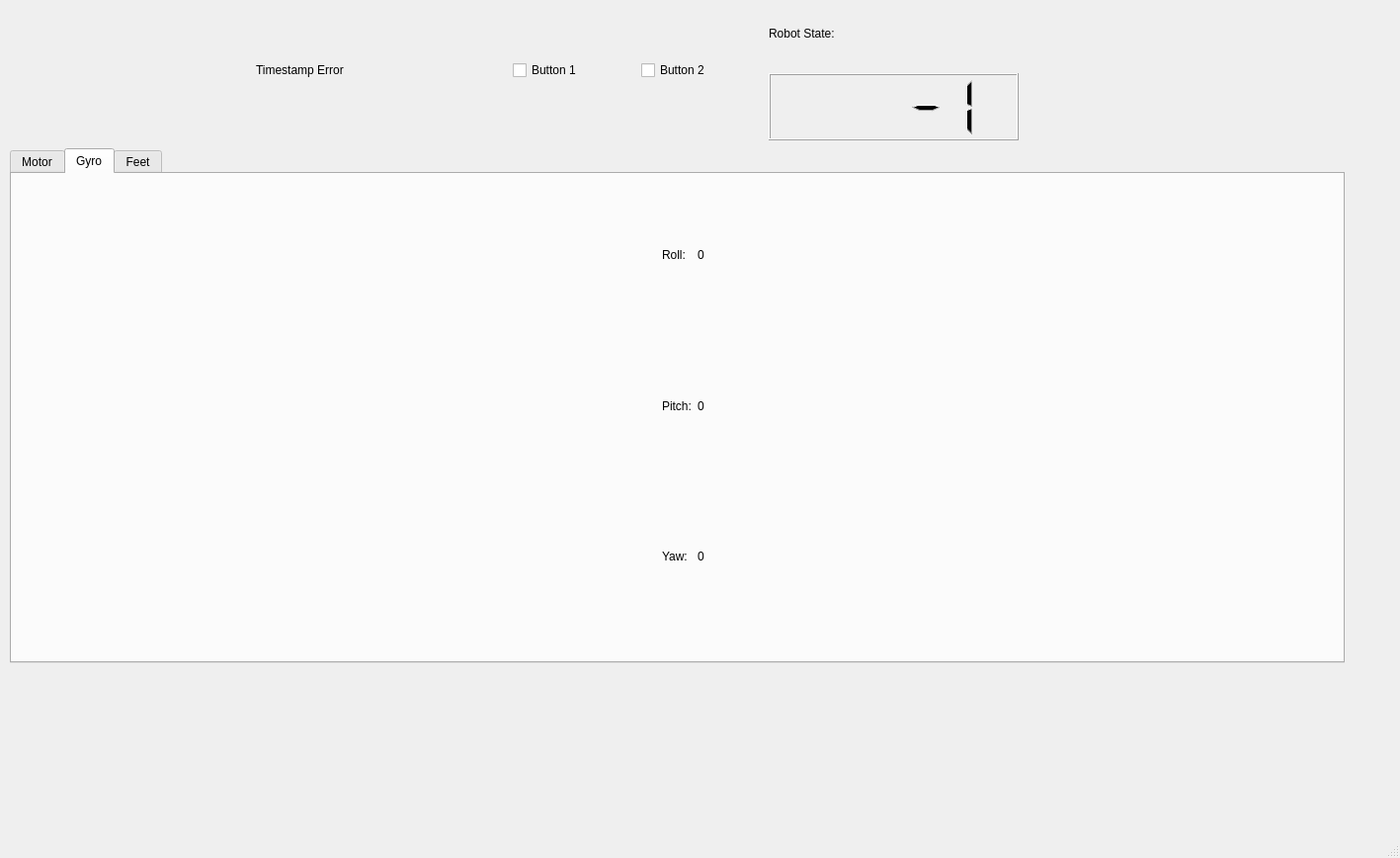
<?xml version="1.0" encoding="UTF-8"?>
<ui version="4.0">
 <class>MainWindow</class>
 <widget class="QMainWindow" name="MainWindow">
  <property name="geometry">
   <rect>
    <x>0</x>
    <y>0</y>
    <width>1417</width>
    <height>868</height>
   </rect>
  </property>
  <property name="windowTitle">
   <string>MainWindow</string>
  </property>
  <property name="tabShape">
   <enum>QTabWidget::Rounded</enum>
  </property>
  <widget class="QWidget" name="centralwidget">
   <widget class="QWidget" name="horizontalLayoutWidget">
    <property name="geometry">
     <rect>
      <x>0</x>
      <y>0</y>
      <width>1031</width>
      <height>142</height>
     </rect>
    </property>
    <layout class="QHBoxLayout" name="horizontalLayout">
     <item>
      <widget class="QLabel" name="label">
       <property name="sizeIncrement">
        <size>
         <width>0</width>
         <height>0</height>
        </size>
       </property>
       <property name="baseSize">
        <size>
         <width>0</width>
         <height>0</height>
        </size>
       </property>
       <property name="styleSheet">
        <string notr="true"/>
       </property>
       <property name="lineWidth">
        <number>0</number>
       </property>
       <property name="text">
        <string/>
       </property>
       <property name="pixmap">
        <pixmap>../../../../../../../../../../../RobocupPraktikum/hardware_info/resource/bitbots_logo.png</pixmap>
       </property>
       <property name="scaledContents">
        <bool>false</bool>
       </property>
       <property name="alignment">
        <set>Qt::AlignCenter</set>
       </property>
      </widget>
     </item>
     <item>
      <layout class="QVBoxLayout" name="verticalLayout_4">
       <item>
        <widget class="QLabel" name="label_13">
         <property name="text">
          <string>Timestamp Error</string>
         </property>
        </widget>
       </item>
      </layout>
     </item>
     <item>
      <layout class="QGridLayout" name="gridLayout_2">
       <item row="0" column="0">
        <widget class="QCheckBox" name="checkBox">
         <property name="text">
          <string>Button 1</string>
         </property>
         <property name="checkable">
          <bool>false</bool>
         </property>
        </widget>
       </item>
       <item row="0" column="1">
        <widget class="QCheckBox" name="checkBox_3">
         <property name="text">
          <string>Button 2</string>
         </property>
         <property name="checkable">
          <bool>false</bool>
         </property>
        </widget>
       </item>
      </layout>
     </item>
     <item>
      <layout class="QVBoxLayout" name="verticalLayout_6">
       <item>
        <widget class="QLabel" name="label_12">
         <property name="text">
          <string>Robot State:</string>
         </property>
        </widget>
       </item>
       <item>
        <widget class="QLCDNumber" name="RobotState">
         <property name="value" stdset="0">
          <double>-1.000000000000000</double>
         </property>
        </widget>
       </item>
      </layout>
     </item>
     <item>
      <layout class="QVBoxLayout" name="verticalLayout_2"/>
     </item>
    </layout>
   </widget>
   <widget class="QTabWidget" name="tabWidget">
    <property name="geometry">
     <rect>
      <x>10</x>
      <y>150</y>
      <width>1351</width>
      <height>521</height>
     </rect>
    </property>
    <property name="sizeIncrement">
     <size>
      <width>0</width>
      <height>0</height>
     </size>
    </property>
    <property name="whatsThis">
     <string>&lt;html&gt;&lt;head/&gt;&lt;body&gt;&lt;p&gt;Motor&lt;/p&gt;&lt;p&gt;&lt;br/&gt;&lt;/p&gt;&lt;/body&gt;&lt;/html&gt;</string>
    </property>
    <property name="currentIndex">
     <number>1</number>
    </property>
    <widget class="QWidget" name="Motor">
     <attribute name="title">
      <string>Motor</string>
     </attribute>
     <widget class="QWidget" name="verticalLayoutWidget">
      <property name="geometry">
       <rect>
        <x>0</x>
        <y>0</y>
        <width>1241</width>
        <height>481</height>
       </rect>
      </property>
      <layout class="QVBoxLayout" name="verticalLayout">
       <item>
        <widget class="QTabWidget" name="GraphenView">
         <property name="sizePolicy">
          <sizepolicy hsizetype="Expanding" vsizetype="Expanding">
           <horstretch>0</horstretch>
           <verstretch>0</verstretch>
          </sizepolicy>
         </property>
         <property name="minimumSize">
          <size>
           <width>0</width>
           <height>0</height>
          </size>
         </property>
         <property name="currentIndex">
          <number>0</number>
         </property>
         <widget class="QWidget" name="NumerischeWerte">
          <attribute name="title">
           <string>Numerische Werte</string>
          </attribute>
          <widget class="QTableView" name="TabelleMotorenRohwerte">
           <property name="geometry">
            <rect>
             <x>0</x>
             <y>0</y>
             <width>1231</width>
             <height>451</height>
            </rect>
           </property>
          </widget>
          <widget class="QTableWidget" name="tableWidget">
           <property name="enabled">
            <bool>true</bool>
           </property>
           <property name="geometry">
            <rect>
             <x>0</x>
             <y>0</y>
             <width>1221</width>
             <height>221</height>
            </rect>
           </property>
           <property name="baseSize">
            <size>
             <width>0</width>
             <height>0</height>
            </size>
           </property>
           <property name="sizeAdjustPolicy">
            <enum>QAbstractScrollArea::AdjustToContents</enum>
           </property>
           <property name="alternatingRowColors">
            <bool>true</bool>
           </property>
           <row>
            <property name="text">
             <string>Status</string>
            </property>
           </row>
           <row>
            <property name="text">
             <string>Temperatur</string>
            </property>
           </row>
           <row>
            <property name="text">
             <string>Torque</string>
            </property>
           </row>
           <row>
            <property name="text">
             <string>Voltage</string>
            </property>
           </row>
           <row>
            <property name="text">
             <string>Error Byte</string>
            </property>
           </row>
           <row>
            <property name="text">
             <string>Position</string>
            </property>
           </row>
           <column>
            <property name="text">
             <string>M1</string>
            </property>
           </column>
           <column>
            <property name="text">
             <string>M2</string>
            </property>
           </column>
           <column>
            <property name="text">
             <string>M3</string>
            </property>
           </column>
           <column>
            <property name="text">
             <string>M4</string>
            </property>
           </column>
           <column>
            <property name="text">
             <string>M5</string>
            </property>
           </column>
           <column>
            <property name="text">
             <string>M6</string>
            </property>
           </column>
           <column>
            <property name="text">
             <string>M7</string>
            </property>
           </column>
           <column>
            <property name="text">
             <string>M8</string>
            </property>
           </column>
           <column>
            <property name="text">
             <string>M9</string>
            </property>
           </column>
           <column>
            <property name="text">
             <string>M10</string>
            </property>
           </column>
           <item row="0" column="0">
            <property name="text">
             <string/>
            </property>
            <property name="flags">
             <set>ItemIsSelectable|ItemIsDragEnabled|ItemIsEnabled</set>
            </property>
           </item>
           <item row="0" column="1">
            <property name="text">
             <string/>
            </property>
            <property name="flags">
             <set>ItemIsSelectable|ItemIsDragEnabled|ItemIsEnabled</set>
            </property>
           </item>
           <item row="0" column="2">
            <property name="text">
             <string/>
            </property>
            <property name="flags">
             <set>ItemIsSelectable|ItemIsDragEnabled|ItemIsEnabled</set>
            </property>
           </item>
           <item row="0" column="3">
            <property name="text">
             <string/>
            </property>
            <property name="flags">
             <set>ItemIsSelectable|ItemIsDragEnabled|ItemIsEnabled</set>
            </property>
           </item>
           <item row="0" column="4">
            <property name="text">
             <string/>
            </property>
            <property name="flags">
             <set>ItemIsSelectable|ItemIsDragEnabled|ItemIsEnabled</set>
            </property>
           </item>
           <item row="0" column="5">
            <property name="text">
             <string/>
            </property>
            <property name="flags">
             <set>ItemIsSelectable|ItemIsDragEnabled|ItemIsEnabled</set>
            </property>
           </item>
           <item row="0" column="6">
            <property name="text">
             <string/>
            </property>
            <property name="flags">
             <set>ItemIsSelectable|ItemIsDragEnabled|ItemIsEnabled</set>
            </property>
           </item>
           <item row="0" column="7">
            <property name="text">
             <string/>
            </property>
            <property name="flags">
             <set>ItemIsSelectable|ItemIsDragEnabled|ItemIsEnabled</set>
            </property>
           </item>
           <item row="0" column="8">
            <property name="text">
             <string/>
            </property>
            <property name="flags">
             <set>ItemIsSelectable|ItemIsDragEnabled|ItemIsEnabled</set>
            </property>
           </item>
           <item row="0" column="9">
            <property name="text">
             <string/>
            </property>
            <property name="flags">
             <set>ItemIsSelectable|ItemIsDragEnabled|ItemIsEnabled</set>
            </property>
           </item>
           <item row="1" column="0">
            <property name="text">
             <string/>
            </property>
            <property name="flags">
             <set>ItemIsSelectable|ItemIsDragEnabled|ItemIsEnabled</set>
            </property>
           </item>
           <item row="1" column="1">
            <property name="text">
             <string/>
            </property>
            <property name="flags">
             <set>ItemIsSelectable|ItemIsDragEnabled|ItemIsEnabled</set>
            </property>
           </item>
           <item row="1" column="2">
            <property name="text">
             <string/>
            </property>
            <property name="flags">
             <set>ItemIsSelectable|ItemIsDragEnabled|ItemIsEnabled</set>
            </property>
           </item>
           <item row="1" column="3">
            <property name="text">
             <string/>
            </property>
            <property name="flags">
             <set>ItemIsSelectable|ItemIsDragEnabled|ItemIsEnabled</set>
            </property>
           </item>
           <item row="1" column="4">
            <property name="text">
             <string/>
            </property>
            <property name="flags">
             <set>ItemIsSelectable|ItemIsDragEnabled|ItemIsEnabled</set>
            </property>
           </item>
           <item row="1" column="5">
            <property name="text">
             <string/>
            </property>
            <property name="flags">
             <set>ItemIsSelectable|ItemIsDragEnabled|ItemIsEnabled</set>
            </property>
           </item>
           <item row="1" column="6">
            <property name="text">
             <string/>
            </property>
            <property name="flags">
             <set>ItemIsSelectable|ItemIsDragEnabled|ItemIsEnabled</set>
            </property>
           </item>
           <item row="1" column="7">
            <property name="text">
             <string/>
            </property>
            <property name="flags">
             <set>ItemIsSelectable|ItemIsDragEnabled|ItemIsEnabled</set>
            </property>
           </item>
           <item row="1" column="8">
            <property name="text">
             <string/>
            </property>
            <property name="flags">
             <set>ItemIsSelectable|ItemIsDragEnabled|ItemIsEnabled</set>
            </property>
           </item>
           <item row="1" column="9">
            <property name="text">
             <string/>
            </property>
            <property name="flags">
             <set>ItemIsSelectable|ItemIsDragEnabled|ItemIsEnabled</set>
            </property>
           </item>
           <item row="2" column="0">
            <property name="text">
             <string/>
            </property>
            <property name="flags">
             <set>ItemIsSelectable|ItemIsDragEnabled|ItemIsEnabled</set>
            </property>
           </item>
           <item row="2" column="1">
            <property name="text">
             <string/>
            </property>
            <property name="flags">
             <set>ItemIsSelectable|ItemIsDragEnabled|ItemIsEnabled</set>
            </property>
           </item>
           <item row="2" column="2">
            <property name="text">
             <string/>
            </property>
            <property name="flags">
             <set>ItemIsSelectable|ItemIsDragEnabled|ItemIsEnabled</set>
            </property>
           </item>
           <item row="2" column="3">
            <property name="text">
             <string/>
            </property>
            <property name="flags">
             <set>ItemIsSelectable|ItemIsDragEnabled|ItemIsEnabled</set>
            </property>
           </item>
           <item row="2" column="4">
            <property name="text">
             <string/>
            </property>
            <property name="flags">
             <set>ItemIsSelectable|ItemIsDragEnabled|ItemIsEnabled</set>
            </property>
           </item>
           <item row="2" column="5">
            <property name="text">
             <string/>
            </property>
            <property name="flags">
             <set>ItemIsSelectable|ItemIsDragEnabled|ItemIsEnabled</set>
            </property>
           </item>
           <item row="2" column="6">
            <property name="text">
             <string/>
            </property>
            <property name="flags">
             <set>ItemIsSelectable|ItemIsDragEnabled|ItemIsEnabled</set>
            </property>
           </item>
           <item row="2" column="7">
            <property name="text">
             <string/>
            </property>
            <property name="flags">
             <set>ItemIsSelectable|ItemIsDragEnabled|ItemIsEnabled</set>
            </property>
           </item>
           <item row="2" column="8">
            <property name="text">
             <string/>
            </property>
            <property name="flags">
             <set>ItemIsSelectable|ItemIsDragEnabled|ItemIsEnabled</set>
            </property>
           </item>
           <item row="2" column="9">
            <property name="text">
             <string/>
            </property>
            <property name="flags">
             <set>ItemIsSelectable|ItemIsDragEnabled|ItemIsEnabled</set>
            </property>
           </item>
           <item row="3" column="0">
            <property name="text">
             <string/>
            </property>
            <property name="flags">
             <set>ItemIsSelectable|ItemIsDragEnabled|ItemIsEnabled</set>
            </property>
           </item>
           <item row="3" column="1">
            <property name="text">
             <string/>
            </property>
            <property name="flags">
             <set>ItemIsSelectable|ItemIsDragEnabled|ItemIsEnabled</set>
            </property>
           </item>
           <item row="3" column="2">
            <property name="text">
             <string/>
            </property>
            <property name="flags">
             <set>ItemIsSelectable|ItemIsDragEnabled|ItemIsEnabled</set>
            </property>
           </item>
           <item row="3" column="3">
            <property name="text">
             <string/>
            </property>
            <property name="flags">
             <set>ItemIsSelectable|ItemIsDragEnabled|ItemIsEnabled</set>
            </property>
           </item>
           <item row="3" column="4">
            <property name="text">
             <string/>
            </property>
            <property name="flags">
             <set>ItemIsSelectable|ItemIsDragEnabled|ItemIsEnabled</set>
            </property>
           </item>
           <item row="3" column="5">
            <property name="text">
             <string/>
            </property>
            <property name="flags">
             <set>ItemIsSelectable|ItemIsDragEnabled|ItemIsEnabled</set>
            </property>
           </item>
           <item row="3" column="6">
            <property name="text">
             <string/>
            </property>
            <property name="flags">
             <set>ItemIsSelectable|ItemIsDragEnabled|ItemIsEnabled</set>
            </property>
           </item>
           <item row="3" column="7">
            <property name="text">
             <string/>
            </property>
            <property name="flags">
             <set>ItemIsSelectable|ItemIsDragEnabled|ItemIsEnabled</set>
            </property>
           </item>
           <item row="3" column="8">
            <property name="text">
             <string/>
            </property>
            <property name="flags">
             <set>ItemIsSelectable|ItemIsDragEnabled|ItemIsEnabled</set>
            </property>
           </item>
           <item row="3" column="9">
            <property name="text">
             <string/>
            </property>
            <property name="flags">
             <set>ItemIsSelectable|ItemIsDragEnabled|ItemIsEnabled</set>
            </property>
           </item>
           <item row="4" column="0">
            <property name="text">
             <string/>
            </property>
            <property name="flags">
             <set>ItemIsSelectable|ItemIsDragEnabled|ItemIsEnabled</set>
            </property>
           </item>
           <item row="4" column="1">
            <property name="text">
             <string/>
            </property>
            <property name="flags">
             <set>ItemIsSelectable|ItemIsDragEnabled|ItemIsEnabled</set>
            </property>
           </item>
           <item row="4" column="2">
            <property name="text">
             <string/>
            </property>
            <property name="flags">
             <set>ItemIsSelectable|ItemIsDragEnabled|ItemIsEnabled</set>
            </property>
           </item>
           <item row="4" column="3">
            <property name="text">
             <string/>
            </property>
            <property name="flags">
             <set>ItemIsSelectable|ItemIsDragEnabled|ItemIsEnabled</set>
            </property>
           </item>
           <item row="4" column="4">
            <property name="text">
             <string/>
            </property>
            <property name="flags">
             <set>ItemIsSelectable|ItemIsDragEnabled|ItemIsEnabled</set>
            </property>
           </item>
           <item row="4" column="5">
            <property name="text">
             <string/>
            </property>
            <property name="flags">
             <set>ItemIsSelectable|ItemIsDragEnabled|ItemIsEnabled</set>
            </property>
           </item>
           <item row="4" column="6">
            <property name="text">
             <string/>
            </property>
            <property name="flags">
             <set>ItemIsSelectable|ItemIsDragEnabled|ItemIsEnabled</set>
            </property>
           </item>
           <item row="4" column="7">
            <property name="text">
             <string/>
            </property>
            <property name="flags">
             <set>ItemIsSelectable|ItemIsDragEnabled|ItemIsEnabled</set>
            </property>
           </item>
           <item row="4" column="8">
            <property name="text">
             <string/>
            </property>
            <property name="flags">
             <set>ItemIsSelectable|ItemIsDragEnabled|ItemIsEnabled</set>
            </property>
           </item>
           <item row="4" column="9">
            <property name="text">
             <string/>
            </property>
            <property name="flags">
             <set>ItemIsSelectable|ItemIsDragEnabled|ItemIsEnabled</set>
            </property>
           </item>
          </widget>
          <widget class="QTableWidget" name="tableWidget_2">
           <property name="enabled">
            <bool>true</bool>
           </property>
           <property name="geometry">
            <rect>
             <x>0</x>
             <y>200</y>
             <width>1221</width>
             <height>221</height>
            </rect>
           </property>
           <property name="baseSize">
            <size>
             <width>0</width>
             <height>0</height>
            </size>
           </property>
           <property name="sizeAdjustPolicy">
            <enum>QAbstractScrollArea::AdjustToContents</enum>
           </property>
           <property name="alternatingRowColors">
            <bool>true</bool>
           </property>
           <row>
            <property name="text">
             <string>Status</string>
            </property>
           </row>
           <row>
            <property name="text">
             <string>Temperatur</string>
            </property>
           </row>
           <row>
            <property name="text">
             <string>Torque</string>
            </property>
           </row>
           <row>
            <property name="text">
             <string>Voltage</string>
            </property>
           </row>
           <row>
            <property name="text">
             <string>Error Byte</string>
            </property>
           </row>
           <row>
            <property name="text">
             <string>Position</string>
            </property>
           </row>
           <column>
            <property name="text">
             <string>M1</string>
            </property>
           </column>
           <column>
            <property name="text">
             <string>M2</string>
            </property>
           </column>
           <column>
            <property name="text">
             <string>M3</string>
            </property>
           </column>
           <column>
            <property name="text">
             <string>M4</string>
            </property>
           </column>
           <column>
            <property name="text">
             <string>M5</string>
            </property>
           </column>
           <column>
            <property name="text">
             <string>M6</string>
            </property>
           </column>
           <column>
            <property name="text">
             <string>M7</string>
            </property>
           </column>
           <column>
            <property name="text">
             <string>M8</string>
            </property>
           </column>
           <column>
            <property name="text">
             <string>M9</string>
            </property>
           </column>
           <column>
            <property name="text">
             <string>M10</string>
            </property>
           </column>
           <item row="0" column="0">
            <property name="text">
             <string/>
            </property>
            <property name="flags">
             <set>ItemIsSelectable|ItemIsDragEnabled|ItemIsEnabled</set>
            </property>
           </item>
           <item row="0" column="1">
            <property name="text">
             <string/>
            </property>
            <property name="flags">
             <set>ItemIsSelectable|ItemIsDragEnabled|ItemIsEnabled</set>
            </property>
           </item>
           <item row="0" column="2">
            <property name="text">
             <string/>
            </property>
            <property name="flags">
             <set>ItemIsSelectable|ItemIsDragEnabled|ItemIsEnabled</set>
            </property>
           </item>
           <item row="0" column="3">
            <property name="text">
             <string/>
            </property>
            <property name="flags">
             <set>ItemIsSelectable|ItemIsDragEnabled|ItemIsEnabled</set>
            </property>
           </item>
           <item row="0" column="4">
            <property name="text">
             <string/>
            </property>
            <property name="flags">
             <set>ItemIsSelectable|ItemIsDragEnabled|ItemIsEnabled</set>
            </property>
           </item>
           <item row="0" column="5">
            <property name="text">
             <string/>
            </property>
            <property name="flags">
             <set>ItemIsSelectable|ItemIsDragEnabled|ItemIsEnabled</set>
            </property>
           </item>
           <item row="0" column="6">
            <property name="text">
             <string/>
            </property>
            <property name="flags">
             <set>ItemIsSelectable|ItemIsDragEnabled|ItemIsEnabled</set>
            </property>
           </item>
           <item row="0" column="7">
            <property name="text">
             <string/>
            </property>
            <property name="flags">
             <set>ItemIsSelectable|ItemIsDragEnabled|ItemIsEnabled</set>
            </property>
           </item>
           <item row="0" column="8">
            <property name="text">
             <string/>
            </property>
            <property name="flags">
             <set>ItemIsSelectable|ItemIsDragEnabled|ItemIsEnabled</set>
            </property>
           </item>
           <item row="0" column="9">
            <property name="text">
             <string/>
            </property>
            <property name="flags">
             <set>ItemIsSelectable|ItemIsDragEnabled|ItemIsEnabled</set>
            </property>
           </item>
           <item row="1" column="0">
            <property name="text">
             <string/>
            </property>
            <property name="flags">
             <set>ItemIsSelectable|ItemIsDragEnabled|ItemIsEnabled</set>
            </property>
           </item>
           <item row="1" column="1">
            <property name="text">
             <string/>
            </property>
            <property name="flags">
             <set>ItemIsSelectable|ItemIsDragEnabled|ItemIsEnabled</set>
            </property>
           </item>
           <item row="1" column="2">
            <property name="text">
             <string/>
            </property>
            <property name="flags">
             <set>ItemIsSelectable|ItemIsDragEnabled|ItemIsEnabled</set>
            </property>
           </item>
           <item row="1" column="3">
            <property name="text">
             <string/>
            </property>
            <property name="flags">
             <set>ItemIsSelectable|ItemIsDragEnabled|ItemIsEnabled</set>
            </property>
           </item>
           <item row="1" column="4">
            <property name="text">
             <string/>
            </property>
            <property name="flags">
             <set>ItemIsSelectable|ItemIsDragEnabled|ItemIsEnabled</set>
            </property>
           </item>
           <item row="1" column="5">
            <property name="text">
             <string/>
            </property>
            <property name="flags">
             <set>ItemIsSelectable|ItemIsDragEnabled|ItemIsEnabled</set>
            </property>
           </item>
           <item row="1" column="6">
            <property name="text">
             <string/>
            </property>
            <property name="flags">
             <set>ItemIsSelectable|ItemIsDragEnabled|ItemIsEnabled</set>
            </property>
           </item>
           <item row="1" column="7">
            <property name="text">
             <string/>
            </property>
            <property name="flags">
             <set>ItemIsSelectable|ItemIsDragEnabled|ItemIsEnabled</set>
            </property>
           </item>
           <item row="1" column="8">
            <property name="text">
             <string/>
            </property>
            <property name="flags">
             <set>ItemIsSelectable|ItemIsDragEnabled|ItemIsEnabled</set>
            </property>
           </item>
           <item row="1" column="9">
            <property name="text">
             <string/>
            </property>
            <property name="flags">
             <set>ItemIsSelectable|ItemIsDragEnabled|ItemIsEnabled</set>
            </property>
           </item>
           <item row="2" column="0">
            <property name="text">
             <string/>
            </property>
            <property name="flags">
             <set>ItemIsSelectable|ItemIsDragEnabled|ItemIsEnabled</set>
            </property>
           </item>
           <item row="2" column="1">
            <property name="text">
             <string/>
            </property>
            <property name="flags">
             <set>ItemIsSelectable|ItemIsDragEnabled|ItemIsEnabled</set>
            </property>
           </item>
           <item row="2" column="2">
            <property name="text">
             <string/>
            </property>
            <property name="flags">
             <set>ItemIsSelectable|ItemIsDragEnabled|ItemIsEnabled</set>
            </property>
           </item>
           <item row="2" column="3">
            <property name="text">
             <string/>
            </property>
            <property name="flags">
             <set>ItemIsSelectable|ItemIsDragEnabled|ItemIsEnabled</set>
            </property>
           </item>
           <item row="2" column="4">
            <property name="text">
             <string/>
            </property>
            <property name="flags">
             <set>ItemIsSelectable|ItemIsDragEnabled|ItemIsEnabled</set>
            </property>
           </item>
           <item row="2" column="5">
            <property name="text">
             <string/>
            </property>
            <property name="flags">
             <set>ItemIsSelectable|ItemIsDragEnabled|ItemIsEnabled</set>
            </property>
           </item>
           <item row="2" column="6">
            <property name="text">
             <string/>
            </property>
            <property name="flags">
             <set>ItemIsSelectable|ItemIsDragEnabled|ItemIsEnabled</set>
            </property>
           </item>
           <item row="2" column="7">
            <property name="text">
             <string/>
            </property>
            <property name="flags">
             <set>ItemIsSelectable|ItemIsDragEnabled|ItemIsEnabled</set>
            </property>
           </item>
           <item row="2" column="8">
            <property name="text">
             <string/>
            </property>
            <property name="flags">
             <set>ItemIsSelectable|ItemIsDragEnabled|ItemIsEnabled</set>
            </property>
           </item>
           <item row="2" column="9">
            <property name="text">
             <string/>
            </property>
            <property name="flags">
             <set>ItemIsSelectable|ItemIsDragEnabled|ItemIsEnabled</set>
            </property>
           </item>
           <item row="3" column="0">
            <property name="text">
             <string/>
            </property>
            <property name="flags">
             <set>ItemIsSelectable|ItemIsDragEnabled|ItemIsEnabled</set>
            </property>
           </item>
           <item row="3" column="1">
            <property name="text">
             <string/>
            </property>
            <property name="flags">
             <set>ItemIsSelectable|ItemIsDragEnabled|ItemIsEnabled</set>
            </property>
           </item>
           <item row="3" column="2">
            <property name="text">
             <string/>
            </property>
            <property name="flags">
             <set>ItemIsSelectable|ItemIsDragEnabled|ItemIsEnabled</set>
            </property>
           </item>
           <item row="3" column="3">
            <property name="text">
             <string/>
            </property>
            <property name="flags">
             <set>ItemIsSelectable|ItemIsDragEnabled|ItemIsEnabled</set>
            </property>
           </item>
           <item row="3" column="4">
            <property name="text">
             <string/>
            </property>
            <property name="flags">
             <set>ItemIsSelectable|ItemIsDragEnabled|ItemIsEnabled</set>
            </property>
           </item>
           <item row="3" column="5">
            <property name="text">
             <string/>
            </property>
            <property name="flags">
             <set>ItemIsSelectable|ItemIsDragEnabled|ItemIsEnabled</set>
            </property>
           </item>
           <item row="3" column="6">
            <property name="text">
             <string/>
            </property>
            <property name="flags">
             <set>ItemIsSelectable|ItemIsDragEnabled|ItemIsEnabled</set>
            </property>
           </item>
           <item row="3" column="7">
            <property name="text">
             <string/>
            </property>
            <property name="flags">
             <set>ItemIsSelectable|ItemIsDragEnabled|ItemIsEnabled</set>
            </property>
           </item>
           <item row="3" column="8">
            <property name="text">
             <string/>
            </property>
            <property name="flags">
             <set>ItemIsSelectable|ItemIsDragEnabled|ItemIsEnabled</set>
            </property>
           </item>
           <item row="3" column="9">
            <property name="text">
             <string/>
            </property>
            <property name="flags">
             <set>ItemIsSelectable|ItemIsDragEnabled|ItemIsEnabled</set>
            </property>
           </item>
           <item row="4" column="0">
            <property name="text">
             <string/>
            </property>
            <property name="flags">
             <set>ItemIsSelectable|ItemIsDragEnabled|ItemIsEnabled</set>
            </property>
           </item>
           <item row="4" column="1">
            <property name="text">
             <string/>
            </property>
            <property name="flags">
             <set>ItemIsSelectable|ItemIsDragEnabled|ItemIsEnabled</set>
            </property>
           </item>
           <item row="4" column="2">
            <property name="text">
             <string/>
            </property>
            <property name="flags">
             <set>ItemIsSelectable|ItemIsDragEnabled|ItemIsEnabled</set>
            </property>
           </item>
           <item row="4" column="3">
            <property name="text">
             <string/>
            </property>
            <property name="flags">
             <set>ItemIsSelectable|ItemIsDragEnabled|ItemIsEnabled</set>
            </property>
           </item>
           <item row="4" column="4">
            <property name="text">
             <string/>
            </property>
            <property name="flags">
             <set>ItemIsSelectable|ItemIsDragEnabled|ItemIsEnabled</set>
            </property>
           </item>
           <item row="4" column="5">
            <property name="text">
             <string/>
            </property>
            <property name="flags">
             <set>ItemIsSelectable|ItemIsDragEnabled|ItemIsEnabled</set>
            </property>
           </item>
           <item row="4" column="6">
            <property name="text">
             <string/>
            </property>
            <property name="flags">
             <set>ItemIsSelectable|ItemIsDragEnabled|ItemIsEnabled</set>
            </property>
           </item>
           <item row="4" column="7">
            <property name="text">
             <string/>
            </property>
            <property name="flags">
             <set>ItemIsSelectable|ItemIsDragEnabled|ItemIsEnabled</set>
            </property>
           </item>
           <item row="4" column="8">
            <property name="text">
             <string/>
            </property>
            <property name="flags">
             <set>ItemIsSelectable|ItemIsDragEnabled|ItemIsEnabled</set>
            </property>
           </item>
           <item row="4" column="9">
            <property name="text">
             <string/>
            </property>
            <property name="flags">
             <set>ItemIsSelectable|ItemIsDragEnabled|ItemIsEnabled</set>
            </property>
           </item>
          </widget>
         </widget>
         <widget class="QWidget" name="Temperatur">
          <attribute name="title">
           <string>Temperatur</string>
          </attribute>
         </widget>
         <widget class="QWidget" name="Torque">
          <attribute name="title">
           <string>Torque</string>
          </attribute>
          <widget class="QComboBox" name="comboBox">
           <property name="geometry">
            <rect>
             <x>1150</x>
             <y>420</y>
             <width>85</width>
             <height>27</height>
            </rect>
           </property>
          </widget>
         </widget>
         <widget class="QWidget" name="Voltage">
          <attribute name="title">
           <string>Voltage</string>
          </attribute>
         </widget>
        </widget>
       </item>
      </layout>
     </widget>
    </widget>
    <widget class="QWidget" name="gyro">
     <attribute name="title">
      <string>Gyro</string>
     </attribute>
     <widget class="QWidget" name="horizontalLayoutWidget_3">
      <property name="geometry">
       <rect>
        <x>9</x>
        <y>9</y>
        <width>1011</width>
        <height>471</height>
       </rect>
      </property>
      <layout class="QHBoxLayout" name="horizontalLayout_3">
       <item>
        <widget class="QLabel" name="label_4">
         <property name="sizePolicy">
          <sizepolicy hsizetype="Fixed" vsizetype="Fixed">
           <horstretch>0</horstretch>
           <verstretch>0</verstretch>
          </sizepolicy>
         </property>
         <property name="text">
          <string/>
         </property>
         <property name="pixmap">
          <pixmap>../../../../../../../../../../../RobocupPraktikum/hardware_info/resource/Arrows1.png</pixmap>
         </property>
         <property name="alignment">
          <set>Qt::AlignCenter</set>
         </property>
        </widget>
       </item>
       <item>
        <layout class="QVBoxLayout" name="verticalLayout_3">
         <item>
          <layout class="QGridLayout" name="gridLayout_5">
           <item row="2" column="0">
            <widget class="QLabel" name="label_6">
             <property name="text">
              <string>Yaw:</string>
             </property>
            </widget>
           </item>
           <item row="1" column="0">
            <widget class="QLabel" name="label_7">
             <property name="text">
              <string>Pitch:</string>
             </property>
            </widget>
           </item>
           <item row="0" column="0">
            <widget class="QLabel" name="label_5">
             <property name="text">
              <string>Roll:</string>
             </property>
            </widget>
           </item>
           <item row="0" column="1">
            <widget class="QLabel" name="label_8">
             <property name="text">
              <string>0</string>
             </property>
            </widget>
           </item>
           <item row="1" column="1">
            <widget class="QLabel" name="label_9">
             <property name="text">
              <string>0</string>
             </property>
            </widget>
           </item>
           <item row="2" column="1">
            <widget class="QLabel" name="label_10">
             <property name="text">
              <string>0</string>
             </property>
            </widget>
           </item>
          </layout>
         </item>
         <item>
          <layout class="QHBoxLayout" name="horizontalLayout_4">
           <item>
            <widget class="QLabel" name="label_11">
             <property name="sizePolicy">
              <sizepolicy hsizetype="Fixed" vsizetype="Fixed">
               <horstretch>0</horstretch>
               <verstretch>0</verstretch>
              </sizepolicy>
             </property>
             <property name="text">
              <string/>
             </property>
             <property name="pixmap">
              <pixmap>../../../../../../../../../../../RobocupPraktikum/hardware_info/resource/Circle.png</pixmap>
             </property>
             <property name="scaledContents">
              <bool>false</bool>
             </property>
             <property name="alignment">
              <set>Qt::AlignCenter</set>
             </property>
            </widget>
           </item>
          </layout>
         </item>
        </layout>
       </item>
      </layout>
     </widget>
    </widget>
    <widget class="QWidget" name="fuesse">
     <attribute name="title">
      <string>Feet</string>
     </attribute>
     <widget class="QWidget" name="horizontalLayoutWidget">
      <property name="geometry">
       <rect>
        <x>0</x>
        <y>0</y>
        <width>941</width>
        <height>481</height>
       </rect>
      </property>
      <layout class="QHBoxLayout" name="horizontalLayout_2">
       <item>
        <layout class="QGridLayout" name="gridLayout">
         <item row="3" column="0">
          <widget class="QLCDNumber" name="lcdNumber_3"/>
         </item>
         <item row="6" column="0">
          <widget class="QLCDNumber" name="lcdNumber"/>
         </item>
         <item row="2" column="0">
          <widget class="QProgressBar" name="progressBar_2">
           <property name="value">
            <number>24</number>
           </property>
          </widget>
         </item>
         <item row="6" column="2">
          <widget class="QLCDNumber" name="lcdNumber_2"/>
         </item>
         <item row="5" column="2">
          <widget class="QProgressBar" name="progressBar_3">
           <property name="value">
            <number>24</number>
           </property>
          </widget>
         </item>
         <item row="2" column="2">
          <widget class="QProgressBar" name="progressBar">
           <property name="value">
            <number>24</number>
           </property>
          </widget>
         </item>
         <item row="5" column="0">
          <widget class="QProgressBar" name="progressBar_4">
           <property name="value">
            <number>24</number>
           </property>
          </widget>
         </item>
         <item row="3" column="2">
          <widget class="QLCDNumber" name="lcdNumber_4"/>
         </item>
         <item row="4" column="1">
          <widget class="QLabel" name="label_2">
           <property name="styleSheet">
            <string notr="true">font: 57 48pt &quot;Ubuntu&quot;;</string>
           </property>
           <property name="text">
            <string>L</string>
           </property>
          </widget>
         </item>
        </layout>
       </item>
       <item>
        <layout class="QGridLayout" name="gridLayout_3">
         <item row="4" column="2">
          <widget class="QLCDNumber" name="lcdNumber_8"/>
         </item>
         <item row="3" column="0">
          <widget class="QProgressBar" name="progressBar_8">
           <property name="value">
            <number>24</number>
           </property>
          </widget>
         </item>
         <item row="0" column="0">
          <widget class="QProgressBar" name="progressBar_6">
           <property name="value">
            <number>24</number>
           </property>
          </widget>
         </item>
         <item row="0" column="2">
          <widget class="QProgressBar" name="progressBar_5">
           <property name="value">
            <number>24</number>
           </property>
          </widget>
         </item>
         <item row="3" column="2">
          <widget class="QProgressBar" name="progressBar_7">
           <property name="value">
            <number>24</number>
           </property>
          </widget>
         </item>
         <item row="4" column="0">
          <widget class="QLCDNumber" name="lcdNumber_7"/>
         </item>
         <item row="1" column="2">
          <widget class="QLCDNumber" name="lcdNumber_6"/>
         </item>
         <item row="1" column="0">
          <widget class="QLCDNumber" name="lcdNumber_5"/>
         </item>
         <item row="2" column="1">
          <widget class="QLabel" name="label_3">
           <property name="styleSheet">
            <string notr="true">font: 57 48pt &quot;Ubuntu&quot;;</string>
           </property>
           <property name="text">
            <string>R</string>
           </property>
          </widget>
         </item>
        </layout>
       </item>
      </layout>
     </widget>
    </widget>
   </widget>
  </widget>
  <widget class="QStatusBar" name="statusbar"/>
 </widget>
 <resources/>
 <connections/>
</ui>
